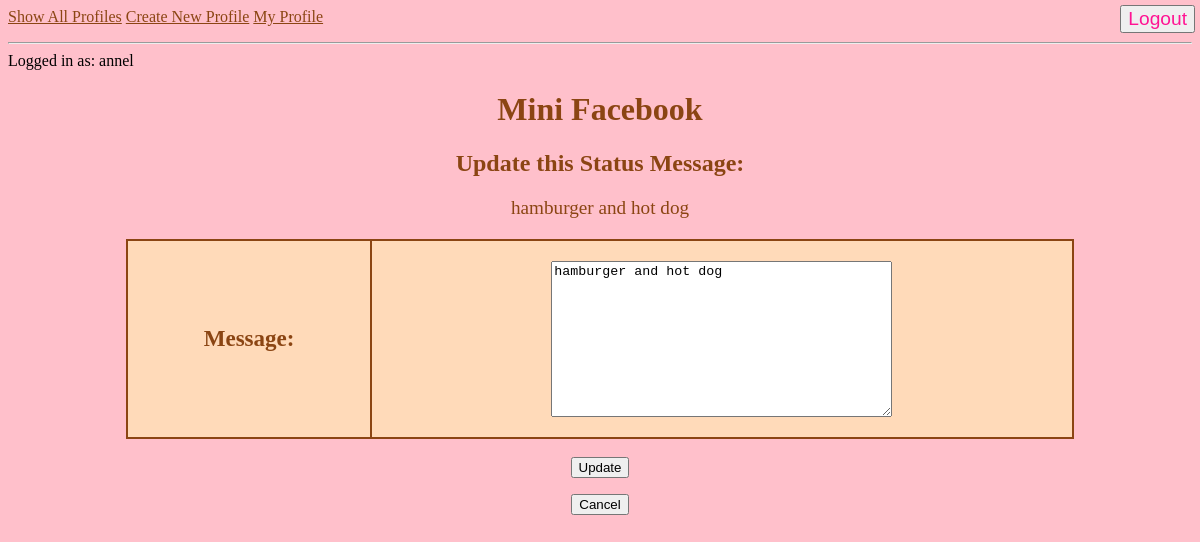
Page /mini_fb/status/19/update (signed in) on the earlier database version.
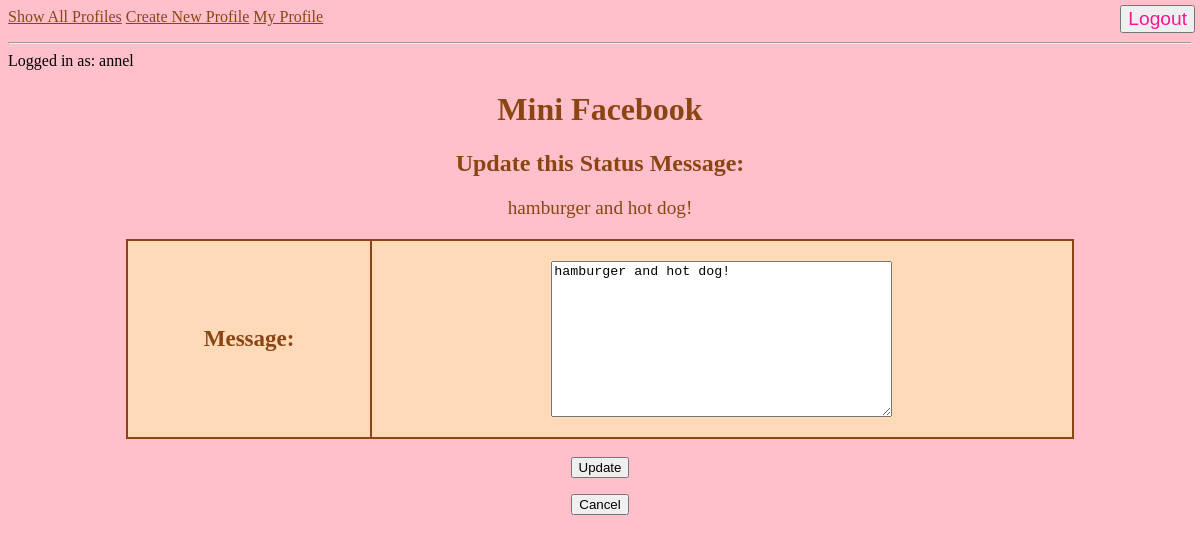
Same page on the later database version.
### mini_fb/models.py (models this page shows, shortened)
class StatusMessage(models.Model):
    timestamp = models.DateTimeField(auto_now=True)
    message = models.TextField(blank=False)
    profile = models.ForeignKey(Profile, on_delete=models.CASCADE) # cascade --> can't have status w/o profile

### mini_fb/views.py (the view, shortened to what this page needs)
# urls.py: path('status/<int:pk>/update', UpdateStatusMessageView.as_view(), name="update_status"),
class UpdateStatusMessageView(LoginRequiredMixin, UpdateView):
    model = StatusMessage
    fields = ['message']
    template_name = "mini_fb/update_status_form.html"
    context_object_name = 'statusMessage'

### mini_fb/templates/mini_fb/update_status_form.html (shortened to what this page needs)
{% extends 'mini_fb/base.html' %}
{% block content %}
<h2>Update this Status Message:</h2>
<p>{{statusMessage.message}}</p>
 <form method="POST">
    <table style="height:75px">
        {{form.as_table}}
    </table>
    <br>
    <center>
        <input type="submit" name="submit" value="Update">
    </center>
</form>
<form action="{% url 'show_profile' statusMessage.profile.pk %}" method="GET">
    <center><input type="submit" value="Cancel"></center>
</form>
{% endblock %}

Differences in the rows shown:
changed StatusMessage: message "hamburger and hot dog" → "hamburger and hot dog!"
